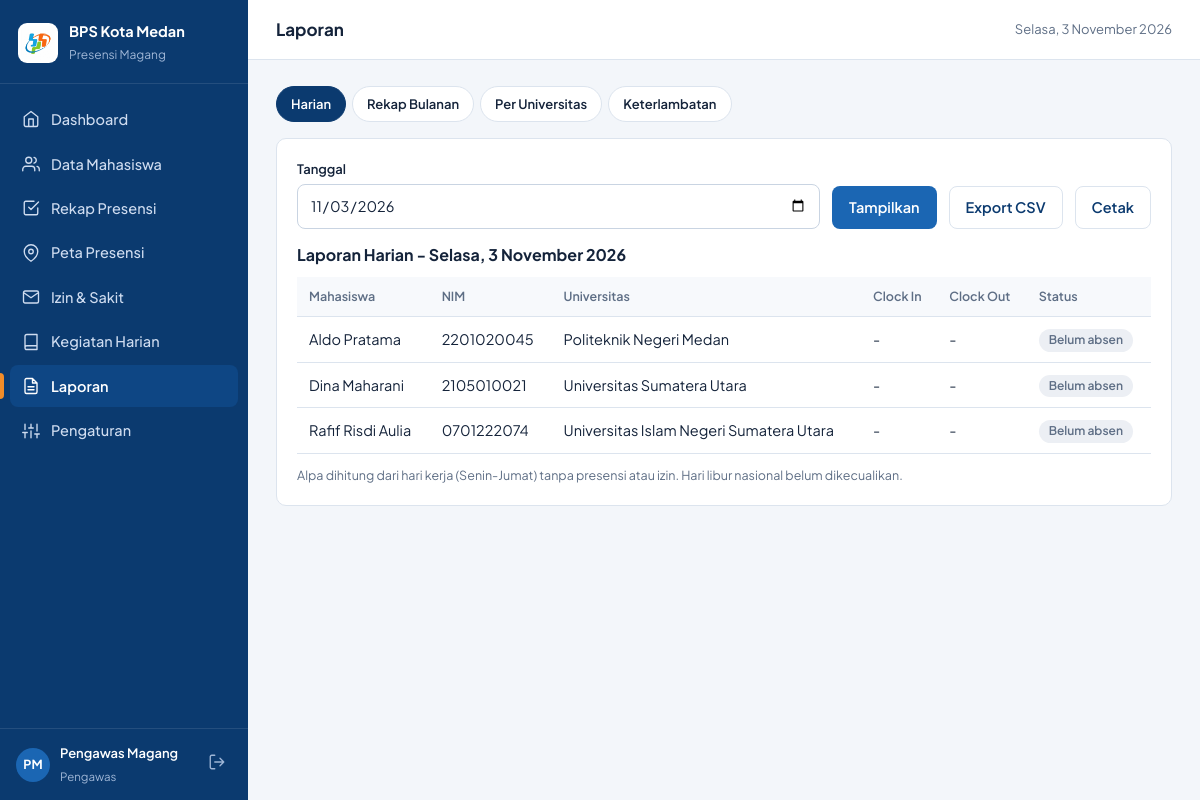
Page /admin/laporan.php (signed in) on the committed database.
### tables this page shows
CREATE TABLE users (
  id INT AUTO_INCREMENT PRIMARY KEY,
  nama VARCHAR(100) NOT NULL,
  username VARCHAR(50) NOT NULL UNIQUE,
  password VARCHAR(255) NOT NULL,
  role ENUM('admin','mahasiswa') NOT NULL DEFAULT 'mahasiswa',
  nim VARCHAR(30) DEFAULT NULL,
  universitas VARCHAR(100) DEFAULT NULL,
  jurusan VARCHAR(100) DEFAULT NULL,
  bidang VARCHAR(100) DEFAULT NULL,
  no_hp VARCHAR(20) DEFAULT NULL,
  mulai_magang DATE DEFAULT NULL,
  selesai_magang DATE DEFAULT NULL,
  status ENUM('aktif','nonaktif') NOT NULL DEFAULT 'aktif',
  created_at TIMESTAMP DEFAULT CURRENT_TIMESTAMP
);

### admin/laporan.php (the view, shortened to what this page needs)
<?php
require __DIR__ . '/../includes/functions.php';
$jenis = $_GET['jenis'] ?? 'harian';
$tg = preg_match('/^\d{4}-\d{2}-\d{2}$/', $_GET['tanggal'] ?? '') ? $_GET['tanggal'] : date('Y-m-d');
$bln = preg_match('/^\d{4}-\d{2}$/', $_GET['bulan'] ?? '') ? $_GET['bulan'] : date('Y-m');
$mhs = q("SELECT * FROM users WHERE role='mahasiswa' ORDER BY nama")->fetchAll();
$head = []; $data = []; $judul = '';
if ($jenis === 'harian') {
    $judul = 'Laporan Harian - ' . tgl($tg, true);
    $head = ['Mahasiswa', 'NIM', 'Universitas', 'Clock In', 'Clock Out', 'Status'];
    $byUser = []; foreach (q('SELECT * FROM presensi WHERE tanggal=?', [$tg])->fetchAll() as $p) $byUser[$p['user_id']] = $p;
    foreach ($mhs as $m) {
        $p = $byUser[$m['id']] ?? null;
        if ($p) $s = $p['status']; elseif (date('N', strtotime($tg)) >= 6) $s = 'libur'; else $s = $tg < date('Y-m-d') ? 'alpa' : 'belum';
        $data[] = [$m['nama'], $m['nim'], $m['universitas'], jam($p['jam_masuk'] ?? null), jam($p['jam_pulang'] ?? null), $s];
    }
}
$tabs = ['harian' => 'Harian', 'bulanan' => 'Rekap Bulanan', 'universitas' => 'Per Universitas', 'terlambat' => 'Keterlambatan'];
page_start('Laporan', 'laporan');
?>
<div class="tabs"><?php foreach ($tabs as $k => $l): ?><a class="<?= $jenis === $k ? 'on' : '' ?>" href="?jenis=<?= $k ?>"><?= $l ?></a><?php endforeach; ?></div>
<div class="card"><form class="filter" method="get"><input type="hidden" name="jenis" value="<?= e($jenis) ?>">
<?php if ($jenis === 'harian'): ?><div><label for="t">Tanggal</label><input id="t" type="date" name="tanggal" value="<?= e($tg) ?>"></div>
<?php else: ?><div><label for="b">Bulan</label><input id="b" type="month" name="bulan" value="<?= e($bln) ?>"></div><?php endif; ?>
<button class="btn">Tampilkan</button><a class="btn btn-line" href="?<?= e(http_build_query(['jenis' => $jenis, 'tanggal' => $tg, 'bulan' => $bln, 'export' => 'csv'])) ?>">Export CSV</a><button type="button" class="btn btn-line" onclick="window.print()">Cetak</button></form>
<h2 style="margin-bottom:12px"><?= e($judul) ?></h2>
<div class="tw"><table><thead><tr><?php foreach ($head as $h): ?><th><?= e($h) ?></th><?php endforeach; ?></tr></thead><tbody>
<?php foreach ($data as $r): ?><tr><?php foreach ($r as $i => $c): ?><td><?= ($jenis === 'harian' && $i === 5) ? badge($c) : e($c) ?></td><?php endforeach; ?></tr>
<?php endforeach; if (!$data): ?><tr><td colspan="<?= count($head) ?>" class="empty">Tidak ada data untuk periode ini.</td></tr><?php endif; ?></tbody></table></div>
<p class="muted small" style="margin:12px 0 0">Alpa dihitung dari hari kerja (Senin-Jumat) tanpa presensi atau izin. Hari libur nasional belum dikecualikan.</p></div>
<?php page_end();

### includes/functions.php (shortened to what this page needs)
<?php
function db(): PDO {
    static $pdo;
    if (!$pdo) {
        try {
            $pdo = new PDO('mysql:host=' . DB_HOST . ';dbname=' . DB_NAME . ';charset=utf8mb4', DB_USER, DB_PASS,
                [PDO::ATTR_ERRMODE => PDO::ERRMODE_EXCEPTION, PDO::ATTR_DEFAULT_FETCH_MODE => PDO::FETCH_ASSOC]);
        } catch (PDOException $ex) {
            exit('Koneksi database gagal. Periksa config/config.php dan pastikan database.sql sudah di-import.');
        }
    }
    return $pdo;
}
function q(string $sql, array $p = []): PDOStatement { $s = db()->prepare($sql); $s->execute($p); return $s; }
function e($v): string { return htmlspecialchars((string)$v, ENT_QUOTES, 'UTF-8'); }
function url(string $p = ''): string { return BASE_URL . '/' . ltrim($p, '/'); }
function flash(?string $msg = null, string $type = 'ok') {
    $f = $_SESSION['flash'] ?? null; unset($_SESSION['flash']); return $f;
}
function me(): ?array { return $_SESSION['user'] ?? null; }
function tgl(?string $d, bool $hari = false): string {
    $t = strtotime($d); $s = date('j', $t) . ' ' . BULAN[(int)date('n', $t)] . ' ' . date('Y', $t);
    return $hari ? HARI[(int)date('w', $t)] . ', ' . $s : $s;
}
function jam(?string $t): string { return $t ? substr($t, 0, 5) : '-'; }
function badge(string $s): string {
    $m = ['hadir'=>['Hadir','ok'],'terlambat'=>['Terlambat','warn'],'izin'=>['Izin','info'],'sakit'=>['Sakit','info'],
          'alpa'=>['Alpa','bad'],'belum'=>['Belum absen','mute'],'libur'=>['Libur','mute'],
          'menunggu'=>['Menunggu','warn'],'disetujui'=>['Disetujui','ok'],'ditolak'=>['Ditolak','bad']];
    [$l, $c] = $m[$s] ?? [ucfirst($s), 'mute'];
    return '<span class="badge b-' . $c . '">' . $l . '</span>';
}
function inisial(string $n): string {
    $p = preg_split('/\s+/', trim($n)); $s = strtoupper(mb_substr($p[0], 0, 1));
    if (isset($p[1])) $s .= strtoupper(mb_substr($p[1], 0, 1));
    return $s;
}
function logo_url(): string {
    $png = __DIR__ . '/../assets/img/logo-bps.png';
    if (file_exists($png)) return url('assets/img/logo-bps.png');
    return url('assets/img/logo-bps.svg');
}
function icon(string $n): string {
    $i = [
     'home'=>'M3 9l9-7 9 7v11a2 2 0 0 1-2 2H5a2 2 0 0 1-2-2z M9 22V12h6v10',
     'users'=>'M17 21v-2a4 4 0 0 0-4-4H5a4 4 0 0 0-4 4v2 M9 11a4 4 0 1 0 0-8 4 4 0 0 0 0 8 M23 21v-2a4 4 0 0 0-3-3.87 M16 3.13a4 4 0 0 1 0 7.75',
     'check'=>'M9 11l3 3L22 4 M21 12v7a2 2 0 0 1-2 2H5a2 2 0 0 1-2-2V5a2 2 0 0 1 2-2h11',
     'map'=>'M21 10c0 7-9 13-9 13s-9-6-9-13a9 9 0 0 1 18 0z M12 13a3 3 0 1 0 0-6 3 3 0 0 0 0 6',
     'mail'=>'M4 4h16a2 2 0 0 1 2 2v12a2 2 0 0 1-2 2H4a2 2 0 0 1-2-2V6a2 2 0 0 1 2-2z M22 6l-10 7L2 6',
     'book'=>'M4 19.5A2.5 2.5 0 0 1 6.5 17H20 M6.5 2H20v20H6.5A2.5 2.5 0 0 1 4 19.5v-15A2.5 2.5 0 0 1 6.5 2z',
     'file'=>'M14 2H6a2 2 0 0 0-2 2v16a2 2 0 0 0 2 2h12a2 2 0 0 0 2-2V8z M14 2v6h6 M16 13H8 M16 17H8',
     'sliders'=>'M4 21v-7 M4 10V3 M12 21v-9 M12 8V3 M20 21v-5 M20 12V3 M1 14h6 M9 8h6 M17 16h6',
     'user'=>'M20 21v-2a4 4 0 0 0-4-4H8a4 4 0 0 0-4 4v2 M12 11a4 4 0 1 0 0-8 4 4 0 0 0 0 8',
     'logout'=>'M9 21H5a2 2 0 0 1-2-2V5a2 2 0 0 1 2-2h4 M16 17l5-5-5-5 M21 12H9',
     'clock'=>'M12 22a10 10 0 1 0 0-20 10 10 0 0 0 0 20z M12 6v6l4 2',
     'menu'=>'M3 12h18 M3 6h18 M3 18h18',
    ];
    return '<svg class="ic" viewBox="0 0 24 24" fill="none" stroke="currentColor" stroke-width="1.8" stroke-linecap="round" stroke-linejoin="round"><path d="' . ($i[$n] ?? '') . '"/></svg>';
}
function menu_items(string $role): array {
    if ($role === 'admin') {
        $pending = (int)q("SELECT COUNT(*) FROM izin WHERE status='menunggu'")->fetchColumn();
        return [
            ['dashboard', 'Dashboard', 'admin/dashboard.php', 'home', 0],
            ['mahasiswa', 'Data Mahasiswa', 'admin/mahasiswa.php', 'users', 0],
            ['presensi', 'Rekap Presensi', 'admin/presensi.php', 'check', 0],
            ['peta', 'Peta Presensi', 'admin/peta.php', 'map', 0],
            ['izin', 'Izin & Sakit', 'admin/izin.php', 'mail', $pending],
            ['kegiatan', 'Kegiatan Harian', 'admin/kegiatan.php', 'book', 0],
            ['laporan', 'Laporan', 'admin/laporan.php', 'file', 0],
            ['pengaturan', 'Pengaturan', 'admin/pengaturan.php', 'sliders', 0],
        ];
    }
    return [
        ['dashboard', 'Beranda', 'user/dashboard.php', 'home', 0],
        ['presensi', 'Presensi', 'user/presensi.php', 'clock', 0],
        ['riwayat', 'Riwayat Presensi', 'user/riwayat.php', 'check', 0],
        ['kegiatan', 'Kegiatan Harian', 'user/kegiatan.php', 'book', 0],
        ['izin', 'Izin & Sakit', 'user/izin.php', 'mail', 0],
        ['profil', 'Profil', 'user/profil.php', 'user', 0],
    ];
}
function page_start(string $title, string $active = '', string $head = ''): void {
    $u = me(); $items = menu_items($u['role']); $fl = flash();
    $roleLabel = $u['role'] === 'admin' ? 'Pengawas' : 'Mahasiswa magang';
    ?><!doctype html>
<html lang="id"><head><meta charset="utf-8">
<link rel="stylesheet" href="<?= e(url('assets/css/style.css')) ?>">
<?= $head ?></head>
<body>
<div class="app">
  <aside class="side" id="side">
    <div class="brand"><img src="<?= e(logo_url()) ?>" alt="Logo BPS"><div><b>BPS Kota Medan</b><span>Presensi Magang</span></div></div>
    <nav>
      <?php foreach ($items as [$key, $label, $href, $ic, $count]): ?>
        <a href="<?= e(url($href)) ?>" class="<?= $active === $key ? 'on' : '' ?>"><?= icon($ic) ?><span><?= e($label) ?></span><?php if ($count): ?><em><?= $count ?></em><?php endif; ?></a>
      <?php endforeach; ?>
    </nav>
    <div class="who"><div class="av"><?= e(inisial($u['nama'])) ?></div><div><b><?= e($u['nama']) ?></b><span><?= $roleLabel ?></span></div>
      <a href="<?= e(url('logout.php')) ?>" title="Keluar" class="out"><?= icon('logout') ?></a></div>
  </aside>
  <main class="main">
    <header class="top no-print">
      <h1><?= e($title) ?></h1>
      <span class="date"><?= e(tgl(date('Y-m-d'), true)) ?></span>
    </header>
    <div class="content">
<?php }
function page_end(string $scripts = ''): void {
    echo '</div></main></div><div class="lightbox" id="lightbox"><img alt=""></div>';
    echo '<script src="' . e(url('assets/js/app.js')) . '"></script>' . $scripts . '</body></html>';
}

### assets/css/style.css (style rules this page uses)
:root { --navy:#0B3A6F;--navy2:#0E4684;--blue:#1B66B3;--sky:#E6EFFA;--orange:#F28C28;--green:#3E9B3B;--ink:#14233A;--mute:#5E6E85;--line:#DCE4EE;--bg:#F3F6FA;--card:#fff;--bad:#C0392B;--side:248px }
* { box-sizing:border-box }
html,body { margin:0 }
body { font-family:'Plus Jakarta Sans',system-ui,-apple-system,'Segoe UI',sans-serif;background:var(--bg);color:var(--ink);font-size:14.5px;line-height:1.55 }
a { color:var(--blue);text-decoration:none }
h1,h2,h3 { margin:0;line-height:1.25 }
h2 { font-size:16px;font-weight:700 }
.ic { width:18px;height:18px;flex:none }
.app { display:flex;min-height:100vh }
.side { width:var(--side);background:var(--navy);color:#cfdcf0;position:fixed;inset:0 auto 0 0;display:flex;flex-direction:column;z-index:30;transition:transform .2s }
.brand { display:flex;gap:11px;align-items:center;padding:20px 18px 18px;border-bottom:1px solid rgba(255,255,255,.1) }
.brand img { width:40px;height:40px;object-fit:contain;background:#fff;border-radius:9px;padding:3px }
.brand b { display:block;color:#fff;font-size:14.5px;font-weight:700 }
.brand span { font-size:12px;color:#9fb6d6 }
.side nav { padding:14px 10px;flex:1;overflow:auto }
.side nav a { display:flex;align-items:center;gap:11px;padding:10px 12px;border-radius:8px;color:#cfdcf0;margin-bottom:2px;font-weight:500;position:relative }
.side nav a.on { background:var(--navy2);color:#fff;font-weight:600 }
.side nav a.on:before { content:"";position:absolute;left:-10px;top:8px;bottom:8px;width:4px;border-radius:0 4px 4px 0;background:var(--orange) }
.who { display:flex;align-items:center;gap:10px;padding:14px 16px;border-top:1px solid rgba(255,255,255,.1) }
.who b { display:block;color:#fff;font-size:13px;font-weight:600;max-width:120px;overflow:hidden;text-overflow:ellipsis;white-space:nowrap }
.who span { font-size:11.5px;color:#9fb6d6 }
.av { width:34px;height:34px;border-radius:50%;background:var(--blue);color:#fff;display:grid;place-items:center;font-weight:700;font-size:12.5px;flex:none }
.out { margin-left:auto;color:#9fb6d6;padding:6px;border-radius:6px }
.main { margin-left:var(--side);flex:1;min-width:0 }
.top { display:flex;align-items:center;gap:12px;height:60px;padding:0 28px;background:#fff;border-bottom:1px solid var(--line);position:sticky;top:0;z-index:10 }
.top h1 { font-size:17px;font-weight:700 }
.top .date { margin-left:auto;color:var(--mute);font-size:13px }
.content { padding:26px 28px 48px;max-width:1280px }
.card { background:var(--card);border:1px solid var(--line);border-radius:10px;padding:20px;margin-bottom:18px }
.card>h2 { margin-bottom:14px }
.btn { display:inline-flex;align-items:center;justify-content:center;gap:8px;border:1px solid transparent;border-radius:8px;padding:9px 16px;font:inherit;font-weight:600;cursor:pointer;background:var(--blue);color:#fff;text-decoration:none }
.btn-line { background:#fff;color:var(--navy);border-color:var(--line) }
.badge { display:inline-block;padding:2px 10px;border-radius:99px;font-size:12px;font-weight:600;white-space:nowrap }
.b-mute { background:#ECEFF4;color:#5E6E85 }
table { width:100%;border-collapse:collapse }
.tw { overflow-x:auto }
th,td { text-align:left;padding:10px 12px;border-bottom:1px solid var(--line);vertical-align:middle }
th { font-size:12.5px;font-weight:600;color:var(--mute);background:#F7F9FC;white-space:nowrap }
.muted { color:var(--mute) }
.small { font-size:12.5px }
label { display:block;font-weight:600;font-size:13px;margin-bottom:5px }
input,select,textarea { width:100%;font:inherit;color:var(--ink);padding:9px 12px;border:1px solid #C9D4E2;border-radius:8px;background:#fff }
.filter { display:flex;gap:12px;flex-wrap:wrap;align-items:flex-end;margin-bottom:16px }
.filter>div { flex:1;min-width:150px }
.filter .btn { flex:none }
.tabs { display:flex;gap:6px;flex-wrap:wrap;margin-bottom:16px }
.tabs a { padding:7px 14px;border-radius:99px;border:1px solid var(--line);background:#fff;color:var(--ink);font-weight:600;font-size:13px }
.tabs a.on { background:var(--navy);color:#fff;border-color:var(--navy) }

### rows in the picture
users: nama "Aldo Pratama", nim "2201020045", universitas "Politeknik Negeri Medan", c "-"
users: nama "Dina Maharani", nim "2105010021", universitas "Universitas Sumatera Utara", c "-"
users: nama "Rafif Risdi Aulia", nim "0701222074", universitas "Universitas Islam Negeri Sumatera Utara", c "-"

### other values in the picture
$label "Dashboard"
$label "Data Mahasiswa"
$label "Rekap Presensi"
$label "Peta Presensi"
$label "Izin & Sakit"
$label "Kegiatan Harian"
$label "Laporan"
$label "Pengaturan"
inisial($u['nama']) "PM"
$u['nama'] "Pengawas Magang"
$roleLabel "Pengawas"
$title "Laporan"
$l "Harian"
$l "Rekap Bulanan"
$l "Per Universitas"
